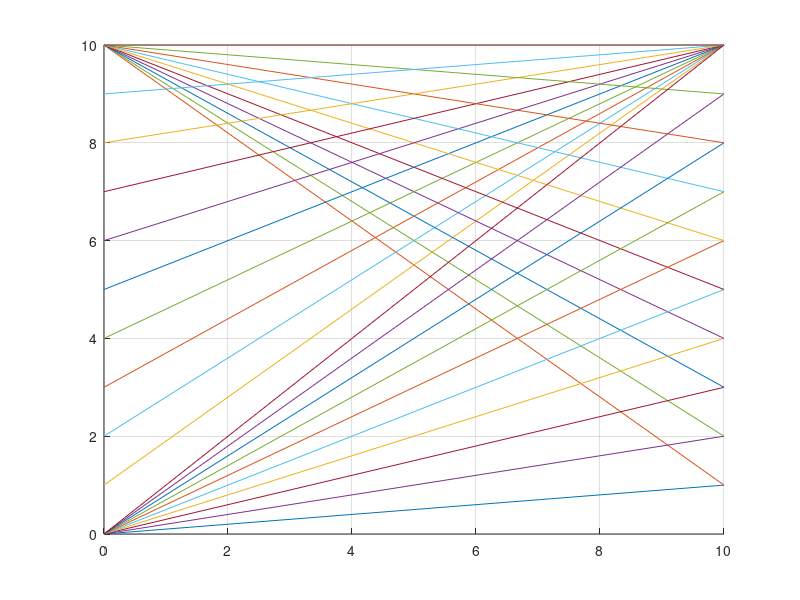

This chart was generated by the following MATLAB code:
clear 

n = 10;

figure, hold on, grid on
for i=1:n
    plot([0,n], [0,i]);
    plot([0,n], [n,i]);
    plot([n,0], [n,i]);
end
